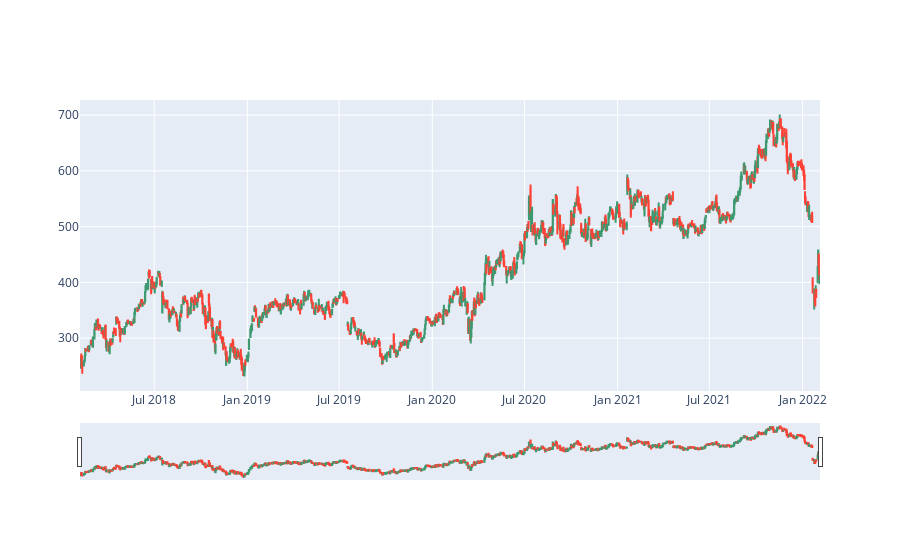

Notebook code for this chart:
### Code cell
import plotly.graph_objects as go
import plotly.offline as po
from datetime import datetime
#fig=go.Figure(data=[go.Candlestick(x=DF.index, open=DF['Open'].values, high=DF['High'].values, low=DF['Low'].values, close=DF['Close'].values)])
fig=go.Figure(data=[go.Candlestick(x=DF['Date'], open=DF['Open'], high=DF['High'], low=DF['Low'], close=DF['Close'])])
po.iplot(fig,filename='candel stick plot')

### Figure 1 — Plotly figure (JSON) as saved in the notebook; plotly's stock layout.template omitted (floating-point values rounded to 4 significant figures; data arrays with more than 128 entries replaced by an {"elided": "..."} marker saying what was removed)
{"data": [{"close": {"elided": "1009 float values"}, "high": {"elided": "1009 float values"}, "low": {"elided": "1009 float values"}, "open": {"elided": "1009 float values"}, "type": "candlestick", "x": {"elided": "1009 str values"}}], "layout": {}}
